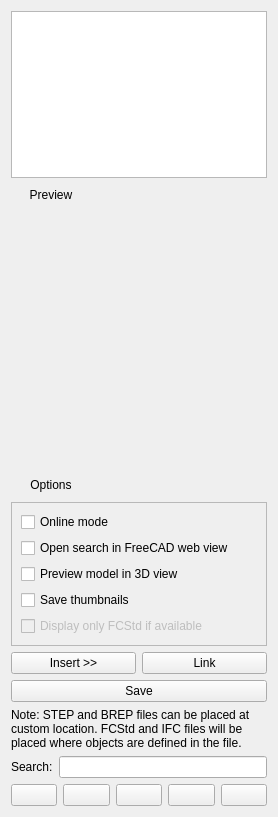
<?xml version="1.0" encoding="UTF-8"?>
<ui version="4.0">
 <class>Form</class>
 <widget class="QWidget" name="Form">
  <property name="geometry">
   <rect>
    <x>0</x>
    <y>0</y>
    <width>278</width>
    <height>817</height>
   </rect>
  </property>
  <property name="windowTitle">
   <string>Library browser</string>
  </property>
  <layout class="QVBoxLayout" name="verticalLayout">
   <item>
    <widget class="QTreeView" name="tree">
     <property name="dragEnabled">
      <bool>true</bool>
     </property>
    </widget>
   </item>
   <item>
    <layout class="QHBoxLayout" name="horizontalLayout_5">
     <item>
      <widget class="QPushButton" name="buttonPreview">
       <property name="text">
        <string>Preview</string>
       </property>
       <property name="flat">
        <bool>true</bool>
       </property>
      </widget>
     </item>
     <item>
      <spacer name="horizontalSpacer_2">
       <property name="orientation">
        <enum>Qt::Horizontal</enum>
       </property>
       <property name="sizeHint" stdset="0">
        <size>
         <width>40</width>
         <height>20</height>
        </size>
       </property>
      </spacer>
     </item>
    </layout>
   </item>
   <item>
    <widget class="QLabel" name="framePreview">
     <property name="sizePolicy">
      <sizepolicy hsizetype="Preferred" vsizetype="Preferred">
       <horstretch>0</horstretch>
       <verstretch>0</verstretch>
      </sizepolicy>
     </property>
     <property name="minimumSize">
      <size>
       <width>256</width>
       <height>256</height>
      </size>
     </property>
     <property name="maximumSize">
      <size>
       <width>256</width>
       <height>256</height>
      </size>
     </property>
     <property name="text">
      <string/>
     </property>
     <property name="scaledContents">
      <bool>true</bool>
     </property>
     <property name="alignment">
      <set>Qt::AlignCenter</set>
     </property>
    </widget>
   </item>
   <item>
    <layout class="QHBoxLayout" name="horizontalLayout_3">
     <item>
      <widget class="QPushButton" name="buttonOptions">
       <property name="text">
        <string>Options</string>
       </property>
       <property name="checkable">
        <bool>false</bool>
       </property>
       <property name="flat">
        <bool>true</bool>
       </property>
      </widget>
     </item>
     <item>
      <spacer name="horizontalSpacer">
       <property name="orientation">
        <enum>Qt::Horizontal</enum>
       </property>
       <property name="sizeHint" stdset="0">
        <size>
         <width>40</width>
         <height>20</height>
        </size>
       </property>
      </spacer>
     </item>
    </layout>
   </item>
   <item>
    <widget class="QFrame" name="frameOptions">
     <property name="frameShape">
      <enum>QFrame::StyledPanel</enum>
     </property>
     <property name="frameShadow">
      <enum>QFrame::Raised</enum>
     </property>
     <layout class="QVBoxLayout" name="verticalLayout_2">
      <item>
       <widget class="QCheckBox" name="checkOnline">
        <property name="toolTip">
         <string>If this is checked, the library doesn't need to be installed. Contents will be fetched online.</string>
        </property>
        <property name="text">
         <string>Online mode</string>
        </property>
       </widget>
      </item>
      <item>
       <widget class="QCheckBox" name="checkWebSearch">
        <property name="toolTip">
         <string>Open the search results inside FreeCAD's web browser instead of the system browser</string>
        </property>
        <property name="text">
         <string>Open search in FreeCAD web view</string>
        </property>
       </widget>
      </item>
      <item>
       <widget class="QCheckBox" name="check3DPreview">
        <property name="toolTip">
         <string>Opens a 3D preview of the selected file.</string>
        </property>
        <property name="text">
         <string>Preview model in 3D view</string>
        </property>
       </widget>
      </item>
      <item>
       <widget class="QCheckBox" name="checkThumbnail">
        <property name="toolTip">
         <string>Saves a thumbnail image when a .fcstd document is selected.</string>
        </property>
        <property name="text">
         <string>Save thumbnails</string>
        </property>
       </widget>
      </item>
      <item>
       <widget class="QCheckBox" name="checkFCStdOnly">
        <property name="enabled">
         <bool>false</bool>
        </property>
        <property name="toolTip">
         <string>If the FCStd format is available for a certain file, do not display other file formats (STEP, IFC, etc...)</string>
        </property>
        <property name="text">
         <string>Display only FCStd if available</string>
        </property>
       </widget>
      </item>
     </layout>
    </widget>
   </item>
   <item>
    <layout class="QHBoxLayout" name="horizontalLayout_4" stretch="0,0">
     <item>
      <widget class="QPushButton" name="buttonInsert">
       <property name="text">
        <string>Insert &gt;&gt;</string>
       </property>
      </widget>
     </item>
     <item>
      <widget class="QPushButton" name="buttonLink">
       <property name="text">
        <string>Link</string>
       </property>
      </widget>
     </item>
    </layout>
   </item>
   <item>
    <widget class="QPushButton" name="buttonSave">
     <property name="text">
      <string>Save</string>
     </property>
    </widget>
   </item>
   <item>
    <widget class="QLabel" name="label">
     <property name="text">
      <string>Note: STEP and BREP files can be placed at custom location. FCStd and IFC files will be placed where objects are defined in the file.</string>
     </property>
     <property name="wordWrap">
      <bool>true</bool>
     </property>
    </widget>
   </item>
   <item>
    <layout class="QHBoxLayout" name="horizontalLayout">
     <item>
      <widget class="QLabel" name="label_2">
       <property name="text">
        <string>Search:</string>
       </property>
      </widget>
     </item>
     <item>
      <widget class="QLineEdit" name="searchBox"/>
     </item>
    </layout>
   </item>
   <item>
    <layout class="QHBoxLayout" name="horizontalLayout_2">
     <item>
      <widget class="QPushButton" name="buttonBimObject">
       <property name="minimumSize">
        <size>
         <width>16</width>
         <height>0</height>
        </size>
       </property>
       <property name="toolTip">
        <string>Search BimObject website</string>
       </property>
       <property name="text">
        <string/>
       </property>
      </widget>
     </item>
     <item>
      <widget class="QPushButton" name="buttonNBSLibrary">
       <property name="minimumSize">
        <size>
         <width>16</width>
         <height>0</height>
        </size>
       </property>
       <property name="toolTip">
        <string>Search National Building Library website</string>
       </property>
       <property name="text">
        <string/>
       </property>
      </widget>
     </item>
     <item>
      <widget class="QPushButton" name="buttonBimTool">
       <property name="minimumSize">
        <size>
         <width>16</width>
         <height>0</height>
        </size>
       </property>
       <property name="toolTip">
        <string>Search BimTool website</string>
       </property>
       <property name="text">
        <string/>
       </property>
      </widget>
     </item>
     <item>
      <widget class="QPushButton" name="button3DFindIt">
       <property name="sizePolicy">
        <sizepolicy hsizetype="Minimum" vsizetype="Fixed">
         <horstretch>0</horstretch>
         <verstretch>0</verstretch>
        </sizepolicy>
       </property>
       <property name="minimumSize">
        <size>
         <width>16</width>
         <height>0</height>
        </size>
       </property>
       <property name="toolTip">
        <string>Search 3DFindIt website</string>
       </property>
       <property name="text">
        <string/>
       </property>
      </widget>
     </item>
     <item>
      <widget class="QPushButton" name="buttonGrabCad">
       <property name="minimumSize">
        <size>
         <width>16</width>
         <height>0</height>
        </size>
       </property>
       <property name="text">
        <string/>
       </property>
      </widget>
     </item>
    </layout>
   </item>
  </layout>
 </widget>
 <resources/>
 <connections/>
</ui>
